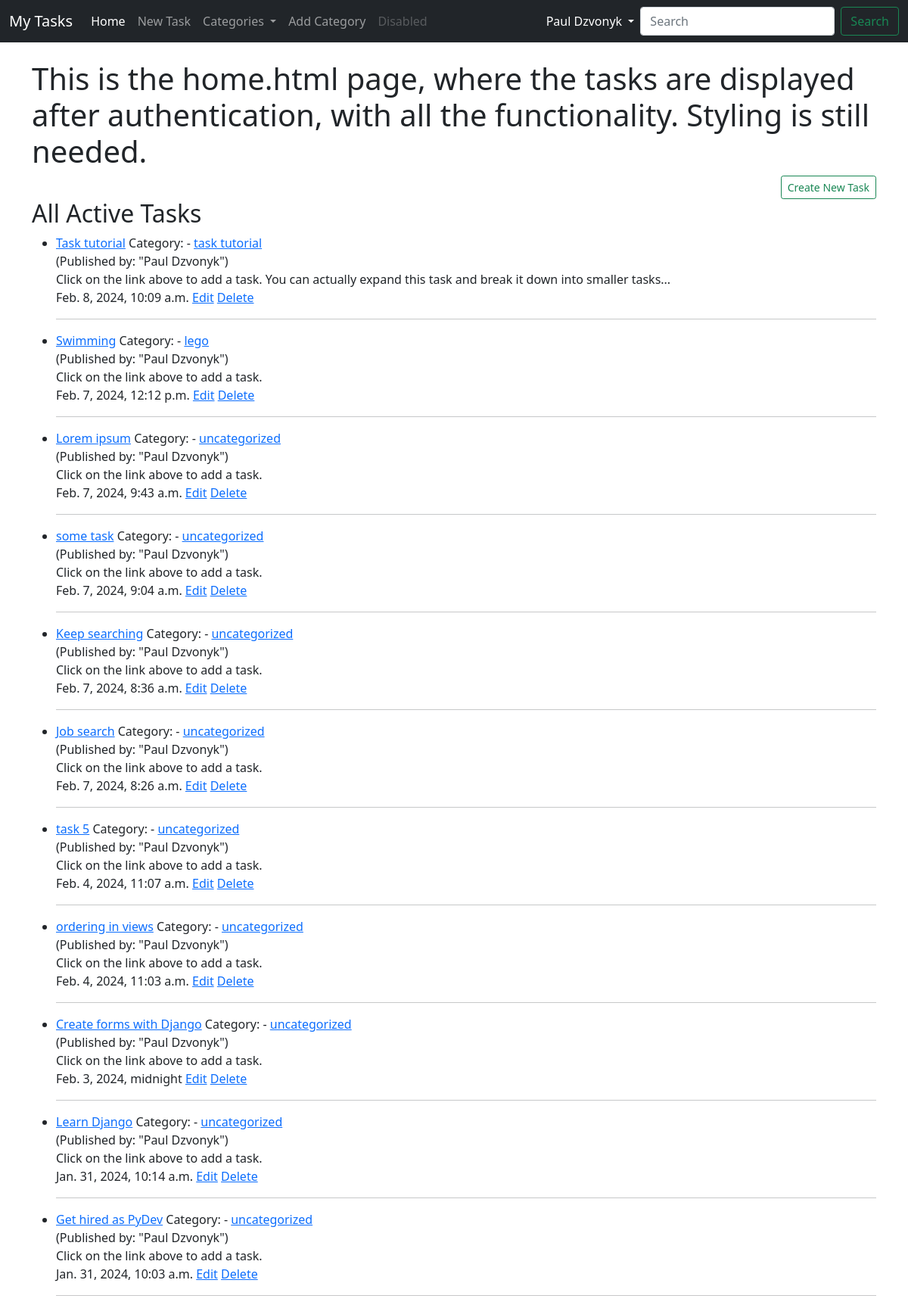
The app's page / (signed in) with its own data.
### task/models.py (models this page shows, shortened)
class Task(models.Model):
    title = models.CharField(max_length=200)
    title_tag = models.CharField(max_length=200)
    author = models.ForeignKey(User, on_delete=models.CASCADE)
    image_header = models.ImageField(null=True, blank=True, upload_to='image_header/')
    task_images = models.ImageField(null=True, blank=True, upload_to='task_images/')
    short_description = RichTextField(blank=True, null=True)
    date_created = models.DateTimeField(auto_now_add=True)
    priority = models.IntegerField(default=0)
    category = models.CharField(max_length=200, default='uncategorized')
    snippet = models.CharField(max_length=200)
    completed = models.BooleanField(default=False)
    likes = models.ManyToManyField(User, related_name='task_likes')

### task/views.py (the view)
# urls.py: path('', HomeView.as_view(), name='home'),
class HomeView(CategoryMixin, ListView):
    model = Task
    template_name = 'task/home.html'
    ordering = ['-date_created']

### task/models.py (called while the page is built)
    def __str__(self):
        return self.category_name

### task/views.py (called while the page is built)
    def get_context_data(self, *args, **kwargs):
        cat_list = Category.objects.all()
        context = super().get_context_data(*args, **kwargs)
        context['cat_list'] = cat_list
        return context

### task/templates/task/home.html
{% extends 'task/base.html' %}
{% block content %}
{% if user.is_authenticated %}
<h1>This is the home.html page, where the tasks are displayed after authentication, with all the functionality.
    Styling is still needed.</h1>
<div class="d-grid gap-2 d-md-flex justify-content-md-end">
    <a href="{% url 'add_task' %}" class="btn btn-outline-success btn-sm">Create New Task</a>
</div>
<h2>All Active Tasks</h2>
<ul>
    {% for task in object_list %}
    {% if user.id == task.author.id %}
    <li>
        <a href="{% url 'task-detail' task.pk %}">{{ task.title }}</a>
        Category: - <a href="{% url 'category' task.category|slugify %}">{{ task.category }}</a> <br>
        (Published by: "{{ task.author.first_name }} {{ task.author.last_name }}")
        <br>
        {{ task.snippet }}
        <br>
        {{ task.date_created }}
        {% if user.is_authenticated %}
        <a href="{% url 'edit_task' task.pk %}">Edit</a>
        <a href="{% url 'delete_task' task.pk %}">Delete</a>
        {% endif %}
        <hr>
    </li>
    {% endif %}
    {% endfor %}
</ul>
{% endif %}
{% endblock %}

### task/templates/task/base.html (shortened to what this page needs)
<!doctype html>
<html lang="en">
<head>
    <link href="https://cdn.jsdelivr.net/npm/bootstrap@5.0.2/dist/css/bootstrap.min.css"
          rel="stylesheet"
>
</head>
<body>
<nav class="navbar navbar-expand-lg navbar-dark bg-dark">
    <div class="container-fluid">
        <a class="navbar-brand" href="{% url 'home' %}">My Tasks</a>
        <div class="collapse navbar-collapse" id="navbarSupportedContent">
            <ul class="navbar-nav me-auto mb-2 mb-lg-0">
                {% if user.is_authenticated %}
                <li class="nav-item">
                    <a class="nav-link active" aria-current="page" href="{% url 'home' %}">Home</a>
                </li>
                <li class="nav-item">
                    <a class="nav-link" href="{% url 'add_task' %}">New Task</a>
                </li>
                {% if cat_list %}
                <li class="nav-item dropdown">
                    <a class="nav-link dropdown-toggle" href="#" id="categoryDropdown" role="button" data-bs-toggle="dropdown" aria-expanded="false">
                        Categories
                    </a>
                </li>
                {% endif %}
                <li class="nav-item">
                    <a class="nav-link" href="{% url 'add_category' %}">Add Category</a>
                </li>
                <li class="nav-item">
                    <a class="nav-link disabled" href="#" tabindex="-1" aria-disabled="true">Disabled</a>
                </li>
                {% endif %}
            </ul>
            {% if user.is_authenticated %}
            <ul class="navbar-nav ml-auto mb-2 mb-lg-0">
                <li class="nav-item dropdown">
                    <a class="nav-link active dropdown-toggle" id="profileDropdown" role="button" data-bs-toggle="dropdown" aria-expanded="false">
                        {{ user.first_name }} {{ user.last_name }}
                    </a>
                </li>
            </ul>
            {% endif %}
            <form class="d-flex">
                <input class="form-control me-2" type="search" placeholder="Search" aria-label="Search">
                <button class="btn btn-outline-success" type="submit">Search</button>
            </form>
        </div>
    </div>
</nav>
<div class="container">
    <br>
    {% block content %}
    {% endblock %}
</div>
  </body>
</html>

### records on screen
Task: title "Task tutorial", category "task tutorial", author.first_name "Paul", author.last_name "Dzvonyk", snippet "Click on the link above to add a task. You can actually expand this task and break it down into smaller tasks...", date_created "Feb. 8, 2024, 10:09 a.m."
Task: title "Swimming", category "lego", author.first_name "Paul", author.last_name "Dzvonyk", snippet "Click on the link above to add a task.", date_created "Feb. 7, 2024, 12:12 p.m."
Task: title "Lorem ipsum", category "uncategorized", author.first_name "Paul", author.last_name "Dzvonyk", snippet "Click on the link above to add a task.", date_created "Feb. 7, 2024, 9:43 a.m."
Task: title "some task", category "uncategorized", author.first_name "Paul", author.last_name "Dzvonyk", snippet "Click on the link above to add a task.", date_created "Feb. 7, 2024, 9:04 a.m."
Task: title "Keep searching", category "uncategorized", author.first_name "Paul", author.last_name "Dzvonyk", snippet "Click on the link above to add a task.", date_created "Feb. 7, 2024, 8:36 a.m."
Task: title "Job search", category "uncategorized", author.first_name "Paul", author.last_name "Dzvonyk", snippet "Click on the link above to add a task.", date_created "Feb. 7, 2024, 8:26 a.m."
Task: title "task 5", category "uncategorized", author.first_name "Paul", author.last_name "Dzvonyk", snippet "Click on the link above to add a task.", date_created "Feb. 4, 2024, 11:07 a.m."
Task: title "ordering in views", category "uncategorized", author.first_name "Paul", author.last_name "Dzvonyk", snippet "Click on the link above to add a task.", date_created "Feb. 4, 2024, 11:03 a.m."
Task: title "Create forms with Django", category "uncategorized", author.first_name "Paul", author.last_name "Dzvonyk", snippet "Click on the link above to add a task.", date_created "Feb. 3, 2024, midnight"
Task: title "Learn Django", category "uncategorized", author.first_name "Paul", author.last_name "Dzvonyk", snippet "Click on the link above to add a task.", date_created "Jan. 31, 2024, 10:14 a.m."
Task: title "Get hired as PyDev", category "uncategorized", author.first_name "Paul", author.last_name "Dzvonyk", snippet "Click on the link above to add a task.", date_created "Jan. 31, 2024, 10:03 a.m."

### other values on screen
{{ user.first_name }} "Paul"
{{ user.last_name }} "Dzvonyk"
